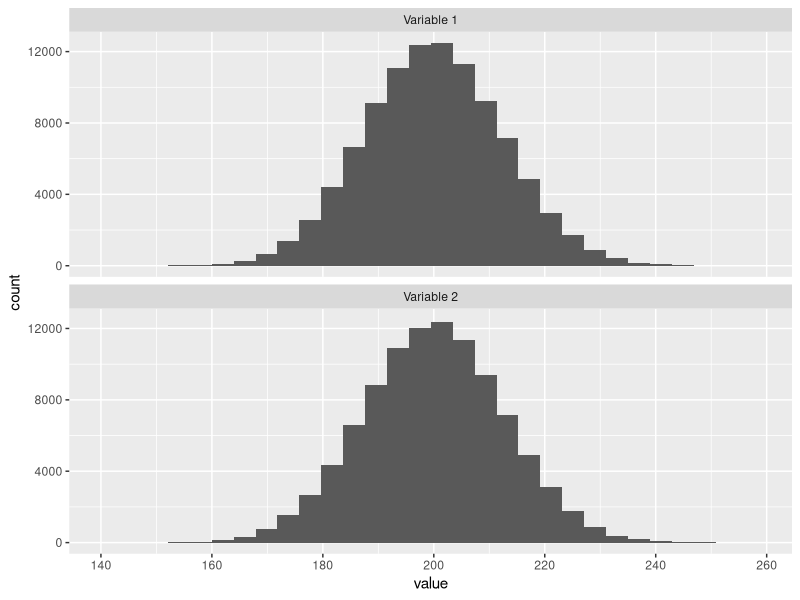
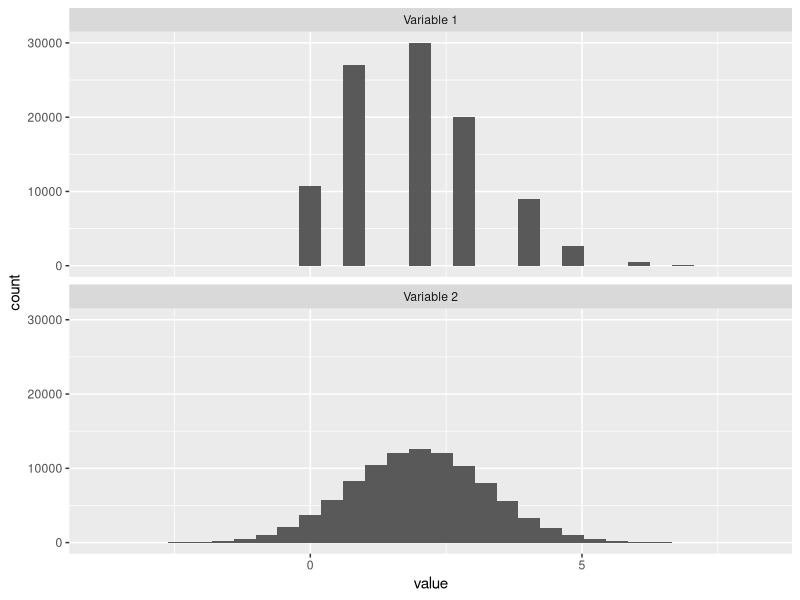
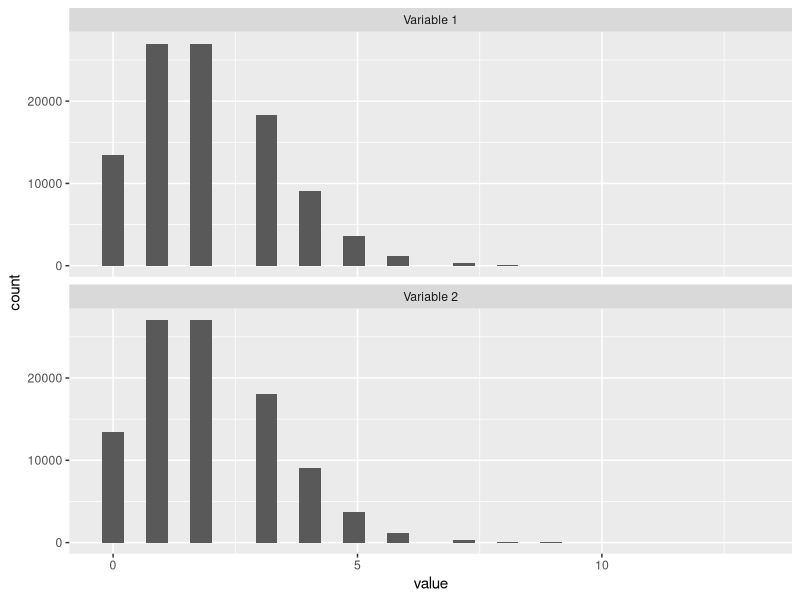
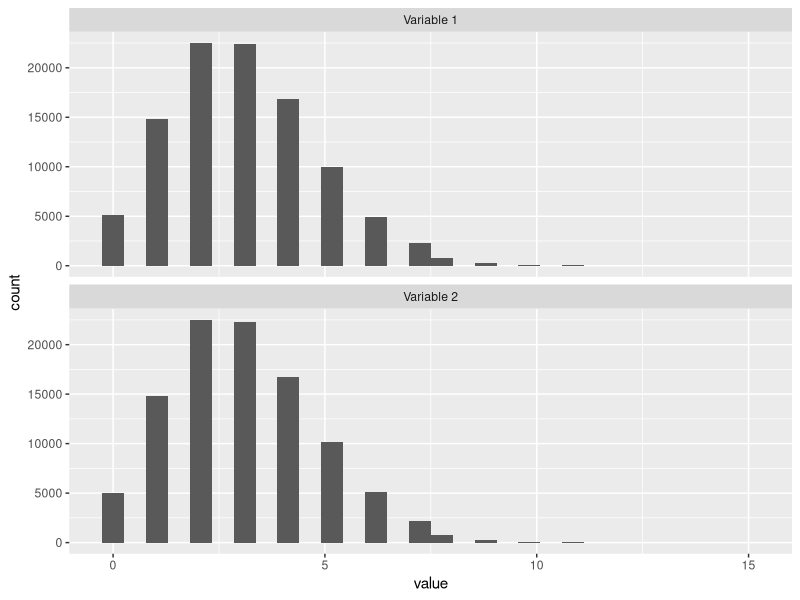
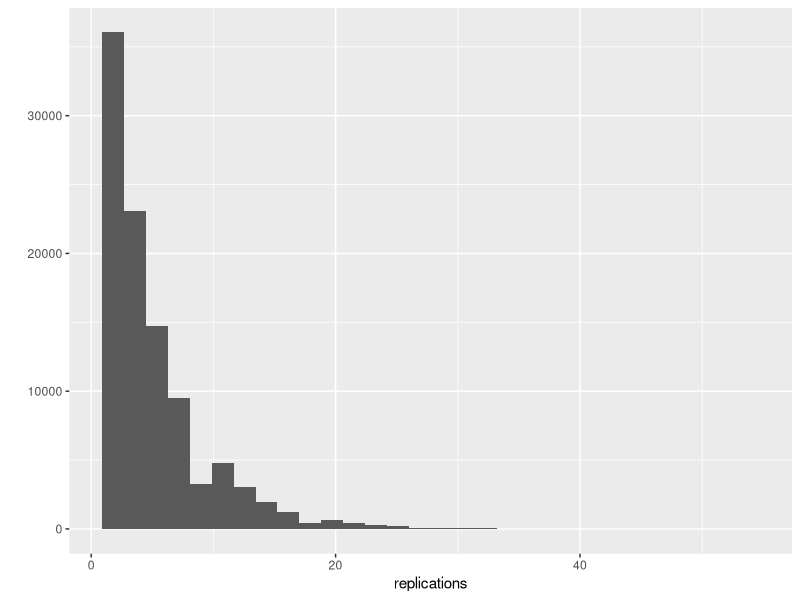
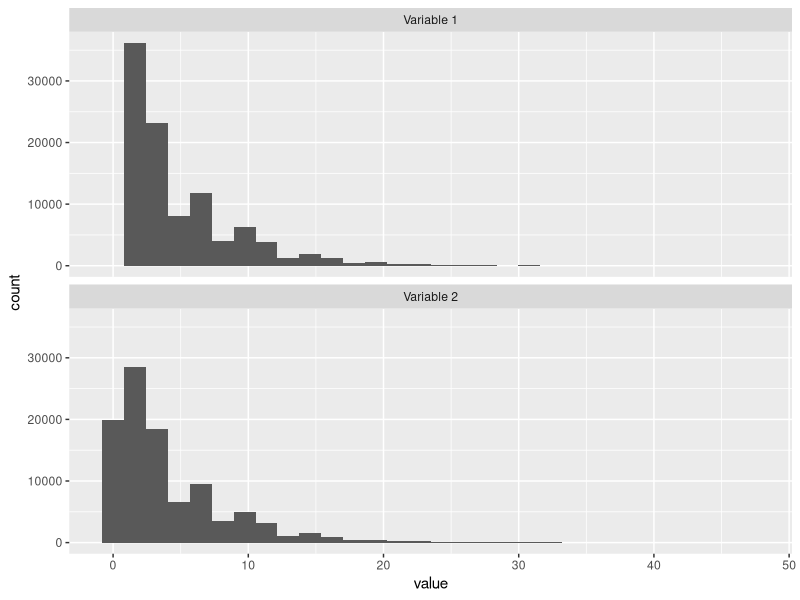
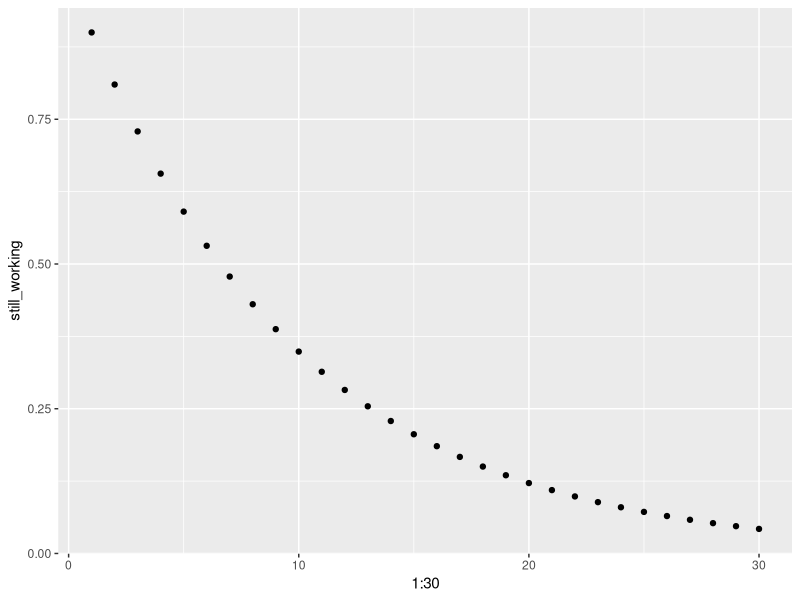

Source code (R) for these figures, in order:

# Chapter 1: The binomial distribution ----


# Simulating coin flips ---
# Generate 10 separate random flips with probability .3
rbinom(10,1,0.3)




# Simulating draws from a binomial ----
# Generate 100 occurrences of flipping 10 coins, each with 30% probability
rbinom(100,10,0.3)



# Calculating density of a binomial ----
# Calculate the probability that 2 are heads using dbinom
dbinom(2,10,0.3)

# Confirm your answer with a simulation using rbinom
mean(rbinom(10000, 10, 0.3) == 2)



# Calculating cumulative density of a binomial ----
# Calculate the probability that at least five coins are heads
1 - pbinom(4,10,0.3)

# Confirm your answer with a simulation of 10,000 trials
mean(rbinom(10000,10,0.3) >= 5)



# Varying the number of trials ----
# Here is how you computed the answer in the last problem
mean(rbinom(10000, 10, .3) >= 5)

# Try now with 100, 1000, 10,000, and 100,000 trials
mean(rbinom(100, 10, .3) >= 5)
mean(rbinom(1000, 10, .3) >= 5)
mean(rbinom(10000, 10, .3) >= 5)
mean(rbinom(100000, 10, .3) >= 5)



# Calculating the expected value ----
# Calculate the expected value using the exact formula
25 * 0.3

# Confirm with a simulation using rbinom
mean(rbinom(10000, 25, 0.3))




# Calculating the variance ----
# Calculate the variance using the exact formula
25 * 0.3 * (1 - 0.3)

# Confirm with a simulation using rbinom
var(rbinom(10000, 25, 0.3))



# Chapter 2: Laws of probability  ----
# Simulating the probability of A and B ----
# Simulate 100,000 flips of a coin with a 40% chance of heads
A <- rbinom(100000, 1, 0.4)

# Simulate 100,000 flips of a coin with a 20% chance of heads
B <- rbinom(100000, 1, 0.2)

# Estimate the probability both A and B are heads
mean(A & B)



# Simulating the probability of A, B, and C ----
# You've already simulated 100,000 flips of coins A and B
A <- rbinom(100000, 1, .4)
B <- rbinom(100000, 1, .2)

# Simulate 100,000 flips of coin C (70% chance of heads)
C <- rbinom(100000, 1, .7)

# Estimate the probability A, B, and C are all heads
mean(A & B & C)



# Simulating probability of A or B ----
# Simulate 100,000 flips of a coin with a 60% chance of heads
A <- rbinom(100000, 1, .6)

# Simulate 100,000 flips of a coin with a 10% chance of heads
B <- rbinom(100000, 1, .1)

# Estimate the probability either A or B is heads
mean(A | B)



# Probability either variable is less than or equal to 4 ----
# Use rbinom to simulate 100,000 draws from each of X and Y
X <- rbinom(100000, 10, .6)
Y <- rbinom(100000, 10, .7)

# Estimate the probability either X or Y is <= to 4
mean(X <= 4 | Y <= 4)

# Use pbinom to calculate the probabilities separately
prob_X_less <- pbinom(4, 10, .6)
prob_Y_less <- pbinom(4, 10, .7)

# Combine these to calculate the exact probability either <= 4
prob_X_less + prob_Y_less - prob_X_less * prob_Y_less




# Simulating multiplying a random variable ----
# Simulate 100,000 draws of a binomial with size 20 and p = .1
X <- rbinom(100000, 20, .1)

# Estimate the expected value of X
mean(X)

# Estimate the expected value of 5 * X
mean(5 * X)



# Variance of a multiplied random variable ----
# X is simulated from 100,000 draws of a binomial with size 20 and p = .1
X <- rbinom(100000, 20, .1)

# Estimate the variance of X
var(X)

# Estimate the variance of 5 * X
var(5 * X)




# Simulating adding two binomial variables ----
# Simulate 100,000 draws of X (size 20, p = .3) and Y (size 40, p = .1)
X <- rbinom(100000, 20, 0.3)
Y <- rbinom(100000, 40, 0.1)

# Estimate the expected value of X + Y
mean(X + Y)





# Simulating variance of sum of two binomial variables ----
# Simulation from last exercise of 100,000 draws from X and Y
X <- rbinom(100000, 20, .3) 
Y <- rbinom(100000, 40, .1)

# Find the variance of X + Y
var(X + Y)

# Find the variance of 3 * X + Y
var(3 * X + Y)





# Chapter 3: Bayesian statistics ----
# Updating with simulation ----
# Simulate 50000 cases of flipping 20 coins from fair and from biased
fair <- rbinom(50000, 20, .5)
biased <- rbinom(50000, 20, .75)

# How many fair cases, and how many biased, led to exactly 11 heads?
fair_11 <- sum(fair == 11)
biased_11 <- sum(biased == 11)

# Find the fraction of fair coins that are 11 out of all coins that were 11
fair_11 / (fair_11 + biased_11)



# Updating with simulation after 16 heads ----
# Simulate 50000 cases of flipping 20 coins from fair and from biased
fair <- rbinom(50000, 20, .5)
biased <- rbinom(50000, 20, .75)

# How many fair cases, and how many biased, led to exactly 16 heads?
fair_16 <- sum(fair == 16)
biased_16 <- sum(biased == 16)

# Find the fraction of fair coins that are 16 out of all coins that were 16
fair_16 / (fair_16 + biased_16)



# Updating with priors ----
# Simulate 8000 cases of flipping a fair coin, and 2000 of a biased coin
fair_flips <- rbinom(8000, 20, .5)
biased_flips <- rbinom(2000, 20, .75)

# Find the number of cases from each coin that resulted in 14/20
fair_14 <- sum(fair_flips == 14)
biased_14 <- sum(biased_flips == 14)

# Use these to estimate the posterior probability
fair_14 / (fair_14 + biased_14)



# Updating with three coins ----
# Compute the probability of getting 14/20 heads from fair/high/low coin
prob_14_fair <- dbinom(14, 20, .5)
prob_14_high <- dbinom(14, 20, .75)
prob_14_low <- dbinom(14, 20, .25)

# compute the probability that there were 14 from any of the three
prob_14_overall <- 0.8 * prob_14_fair + 0.1 * prob_14_high + 0.1 * prob_14_low

# Use these to compute the posterior probability that the coin was high
0.1 * prob_14_high / prob_14_overall

# Compute the posterior probability that the coin was low
0.1 * prob_14_low / prob_14_overall




# Updating with Bayes theorem ----
# Use dbinom to calculate the probability of 11/20 heads with fair or biased coin
probability_fair <- dbinom(11, 20, .5)
probability_biased <- dbinom(11, 20, .75)

# Calculate the posterior probability that the coin is fair
probability_fair / (probability_fair + probability_biased)



# Updating for other outcomes ----
# Find the probability that a coin resulting in 14/20 is fair
probability_fair <- dbinom(14, 20, .5)
probability_biased <- dbinom(14, 20, .75)
probability_fair / (probability_fair + probability_biased)

# Find the probability that a coin resulting in 18/20 is fair
probability_fair <- dbinom(18, 20, .5)
probability_biased <- dbinom(18, 20, .75)
probability_fair / (probability_fair + probability_biased)




# More updating with priors ----
# Use dbinom to find the probability of 16/20 from a fair or biased coin
probability_16_fair <- dbinom(16, 20, .5)
probability_16_biased <- dbinom(16, 20, .75)

# Use Bayes' theorem to find the posterior probability that the coin is fair
probability_16_fair * 0.99 / (probability_16_fair * 0.99 + probability_16_biased * 0.01)





# Chapter 4: Related distributions ----
library(ggplot2)
compare_histograms <- function (variable1, variable2) {
  x <- data.frame(value = variable1, variable = "Variable 1")
  y <- data.frame(value = variable2, variable = "Variable 2")
  ggplot(rbind(x, y), aes(value)) + geom_histogram() + facet_wrap(~variable, 
                                                                  nrow = 2)
}

# Simulating from the binomial and the normal ----
# Draw a random sample of 100,000 from the Binomial(1000, .2) distribution
binom_sample <- rbinom(100000, 1000, .2)

# Draw a random sample of 100,000 from the normal approximation
normal_sample <- rnorm(100000, 1000 * .2, sqrt(1000 * .2 * .8))

# Compare the two distributions with the compare_histograms function
compare_histograms(binom_sample, normal_sample)



# Comparing the cumulative density of the binomial ----
# simulations from the normal and binomial distributions
binom_sample <- rbinom(100000, 1000, .2)
normal_sample <- rnorm(100000, 200, sqrt(160))

# Use binom_sample to estimate the probability of <= 190 heads
mean(binom_sample <= 190)

# Use normal_sample to estimate the probability of <= 190 heads
mean(normal_sample <= 190)

# Calculate the probability of <= 190 heads with pbinom
pbinom(190, 1000, .2)

# Calculate the probability of <= 190 heads with pnorm
pnorm(190, 200, sqrt(160))




# Comparing the distributions of the normal and binomial for low n ----
# Draw a random sample of 100,000 from the Binomial(10, .2) distribution
binom_sample <- rbinom(100000, 10, .2)

# Draw a random sample of 100,000 from the normal approximation
normal_sample <- rnorm(100000, 10 * .2, sqrt(10 * .2 * .8))

# Compare the two distributions with the compare_histograms function
compare_histograms(binom_sample, normal_sample)



# Simulating from a Poisson and a binomial ----
# Draw a random sample of 100,000 from the Binomial(1000, .002) distribution
binom_sample <- rbinom(100000, 1000, .002)

# Draw a random sample of 100,000 from the Poisson approximation
poisson_sample <- rpois(100000, 2)

# Compare the two distributions with the compare_histograms function
compare_histograms(binom_sample, poisson_sample)



# Density of the Poisson distribution ----
# Simulate 100,000 draws from Poisson(2)
poisson_sample <- rpois(100000, 2)

# Find the percentage of simulated values that are 0
mean(poisson_sample == 0)

# Use dpois to find the exact probability that a draw is 0
dpois(0, 2)




# Sum of two Poisson variables ----
# Simulate 100,000 draws from Poisson(1)
X <- rpois(100000, 1)

# Simulate 100,000 draws from Poisson(2)
Y <- rpois(100000, 2)

# Add X and Y together to create Z
Z <- X + Y

# Use compare_histograms to compare Z to the Poisson(3)
compare_histograms(Z, rpois(100000, 3))



# Waiting for first coin flip ----
# Simulate 100 instances of flipping a 20% coin
flips <- rbinom(100, 1, .2)

# Use which to find the first case of 1 ("heads")
which(flips == 1)[1]



# Using replicate() for simulation ----
# Existing code for finding the first instance of heads
which(rbinom(100, 1, .2) == 1)[1]

# Replicate this 100,000 times using replicate()
replications <- replicate(100000, which(rbinom(100, 1, .2) == 1)[1])

# Histogram the replications with qplot
qplot(replications)



# Simulating from the geometric distribution -----
# Replications from the last exercise
replications <- replicate(100000, which(rbinom(100, 1, .2) == 1)[1])

# Generate 100,000 draws from the corresponding geometric distribution
geom_sample <- rgeom(100000, .2)

# Compare the two distributions with compare_histograms
compare_histograms(replications, geom_sample)



# Probability of a machine lasting X days ----
# Find the probability the machine breaks on 5th day or earlier
pgeom(4, .1)

# Find the probability the machine is still working on 20th day
1 - pgeom(19, .1)




# Graphing the probability that a machine still works ----
# Calculate the probability of machine working on day 1-30
still_working <- 1 - pgeom(0:29, .1)

# Plot the probability for days 1 to 30
qplot(1:30, still_working)

